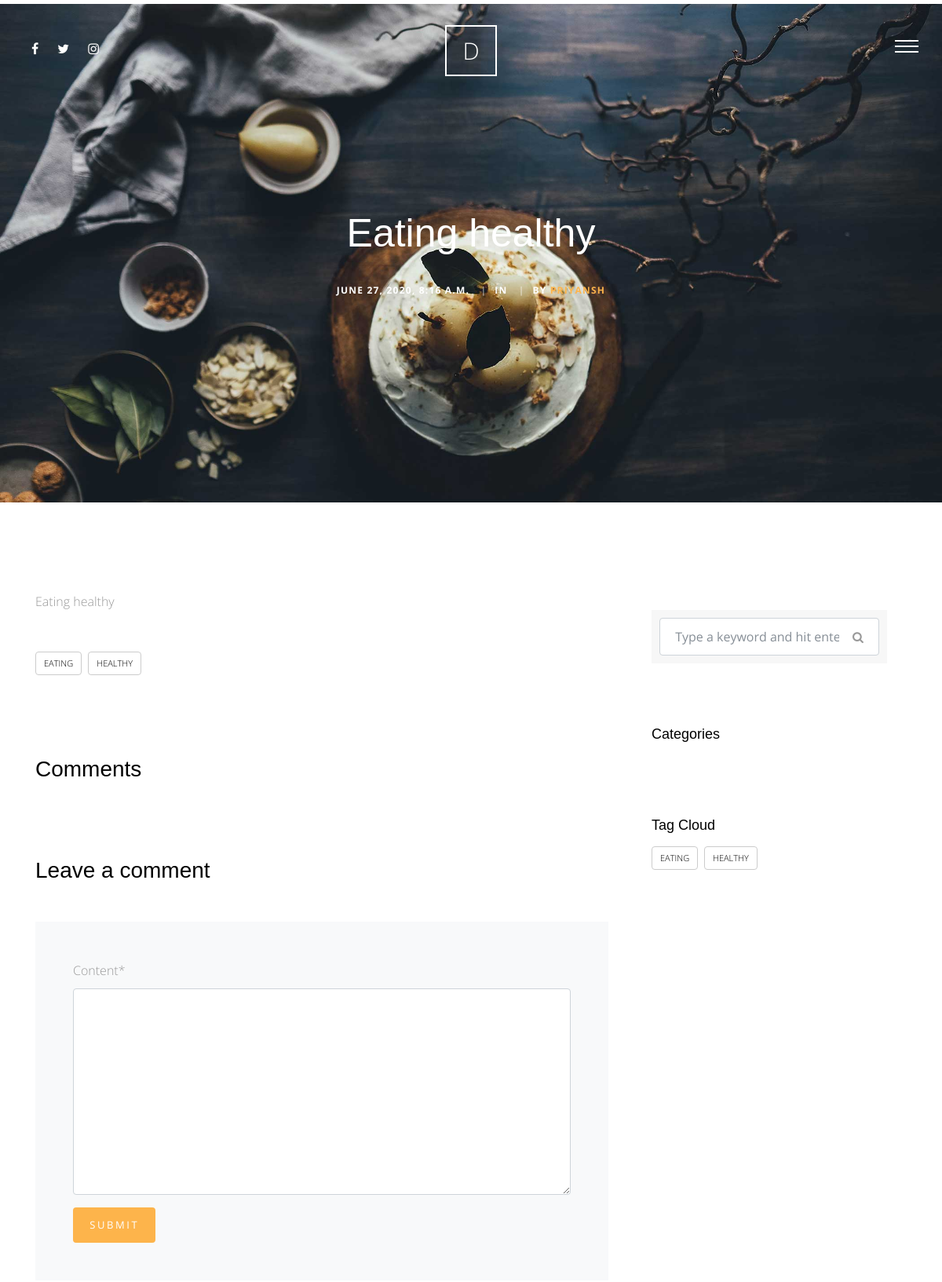
The app's page /blog/1 (upper part), older data.
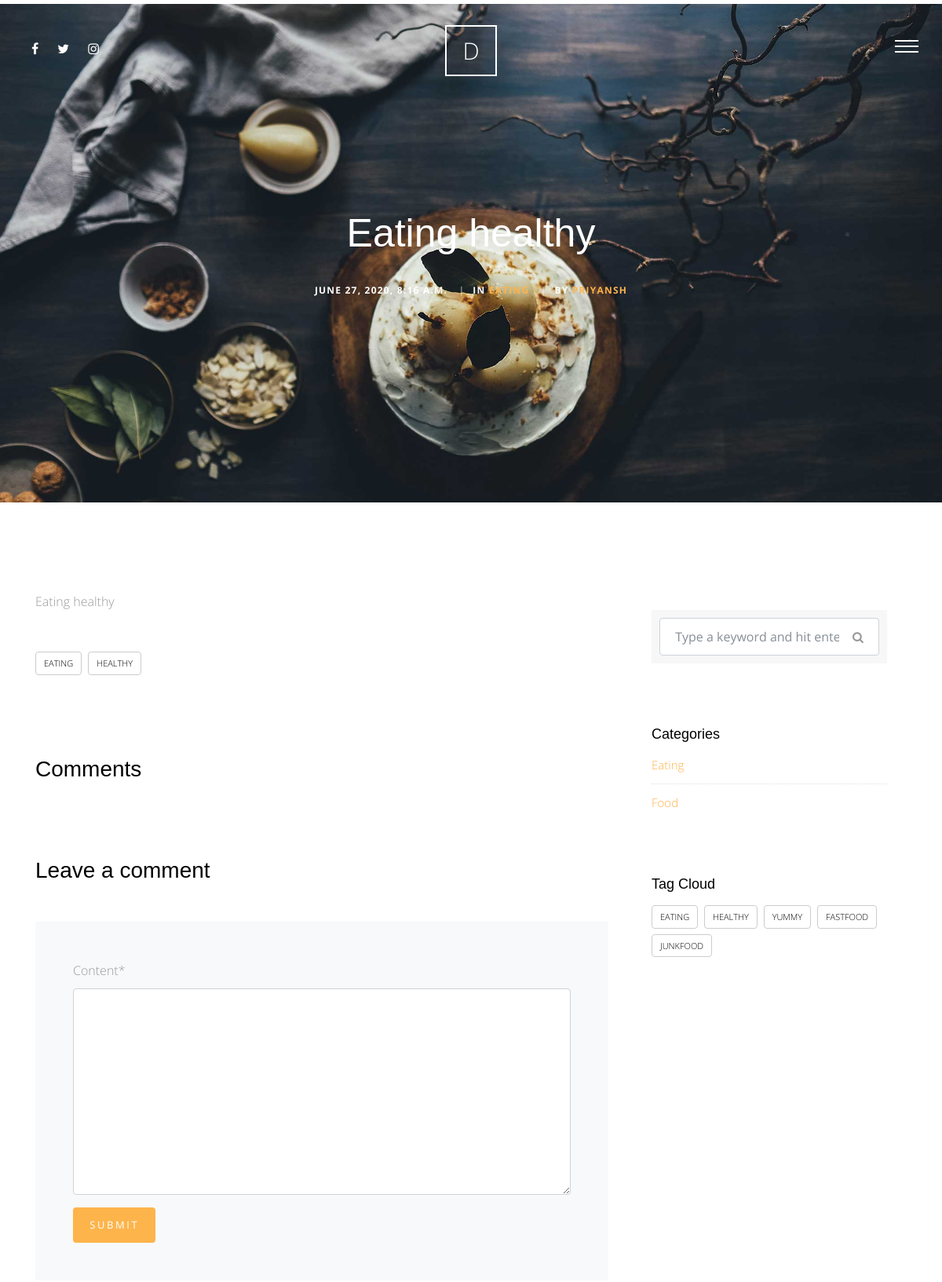
The same page, newer data.
### blog/models.py (models this page shows)
class Post(models.Model):
  title  = models.CharField(max_length=50)
  content = models.TextField(max_length=500)
  created = models.DateTimeField(default= timezone.now)
  author = models.ForeignKey(User,on_delete=models.CASCADE)
  image = models.ImageField(upload_to='blog/',blank=True,null=True)
  category = models.ForeignKey('Category',null=True,on_delete=models.SET_NULL)
  tags = TaggableManager(blank=True)
  def __str__(self):
    return self.title
  class Meta:
        verbose_name = 'post'
        verbose_name_plural = 'posts'

class Category(models.Model) :
  category_name = models.CharField(max_length=50 )
  def __str__(self):
    return self.category_name
  class Meta:
        verbose_name = 'category'
        verbose_name_plural = 'categories'

### blog/views.py (the view, shortened to what this page needs)
# urls.py: path('<int:id>', views.post_detail, name='post_detail'),
def post_detail(request, id):
    post_detail = Post.objects.get(id=id)
    categories = Category.objects.all()
    all_tags = Tag.objects.all()
    comments = Comment.objects.filter(post=post_detail)
    comment_form = CommentForm()
    context = {
        'post_detail': post_detail,
        'categories': categories,
        'all_tags':all_tags,
        'comments':comments,
        'comment_form':comment_form,
    }
    return render(request, 'blog/post_detail.html', context)

### blog/forms.py
class CommentForm(forms.ModelForm):
    class Meta:
        model = Comment
        fields = ['content']

### blog/templates/blog/post_detail.html (shortened to what this page needs)
{% extends 'base.html' %} {% load crispy_forms_tags %} {% load static %} {% block content %}
<div class="main-wrap">
  <div class="cover_1 cover_sm">
    <div
      class="img_bg"
      style="background-image: url({% static 'img/slider-1.jpg' %})"
      data-stellar-background-ratio="0.5"
    >
      <div class="container">
        <div class="row align-items-center justify-content-center">
          <div class="col-md-7 text-center" data-aos="fade-up">
            <h2 class="heading mb-4">
              {{post_detail}}
            </h2>
            <div class="post-info">
              <div class="date-info">{{post_detail.created}}</div>
              <div class="category-info">
                <span class="seperator">|</span>In
                <a
                  href="#"
                  data-title="View all posts in Lifestyle"
                  title="View all posts in Lifestyle"
                  >{{post_detail.category}}</a
                >
              </div>
              <div class="author-info">
                <span class="seperator">|</span>By <a href="#">{{post_detail.author}}</a>
              </div>
            </div>
          </div>
        </div>
      </div>
    </div>
  </div>
  <div class="section">
    <div class="container">
      <div class="row">
        <div class="col-md-8">
          <p>
            {{post_detail.title}}
          </p>
          <div class="tag-widget post-tag-container mb-5 mt-5">
            <div class="tagcloud">
              {% for tag in post_detail.tags.all %}
              <a href="{% url 'blog:post_by_tag' tag %}" class="tag-cloud-link">{{tag.name}}</a>
              {% endfor %}
            </div>
          </div>
          <div class="pt-5 mt-5">
            <h3 class="mb-5">Comments</h3>
            <div class="comment-form-wrap pt-5">
              <h3 class="mb-5">Leave a comment</h3>
              <form action="#" method="POST" class="p-5 bg-light">
                {{comment_form|crispy}}
                <button type="submit" class="btn btn-primary">Submit</button>
              </form>
            </div>
          </div>
        </div>
        <div class="col-md-4 sidebar">
          <div class="sidebar-box">
            <form action="#" class="search-form">
              <div class="form-group">
                <span class="icon fa fa-search"></span>
                <input
                  type="text"
                  class="form-control"
                  placeholder="Type a keyword and hit enter"
                />
              </div>
            </form>
          </div>
          <div class="sidebar-box">
            <div class="categories">
              <h3>Categories</h3>
              {% for category in categories %}
              <li>
                <a href="{% url 'blog:post_by_category' category %}">{{category}}</a>
              </li>
              {% endfor %}
            </div>
          </div>
          <div class="sidebar-box">
            <h3>Tag Cloud</h3>
            <div class="tagcloud">
              {% for tag in all_tags %}
              <a href="{% url 'blog:post_by_tag' tag %}" class="tag-cloud-link">{{tag}}</a>
              {% endfor %}
            </div>
          </div>
        </div>
      </div>
    </div>
  </div>
</div>
{% endblock content %}

Row changes from the older to the newer data that the page shows:
changed through a linked row, Post "Eating healthy": category (not shown) → "EATING"
now on this page (row edited): Category: category_name "Eating"
added Category: category_name "Food"
added Tag: name "YUMMY", shown under "Tag Cloud"
added Tag: name "FASTFOOD", shown under "Tag Cloud"
added Tag: name "JUNKFOOD", shown under "Tag Cloud"
